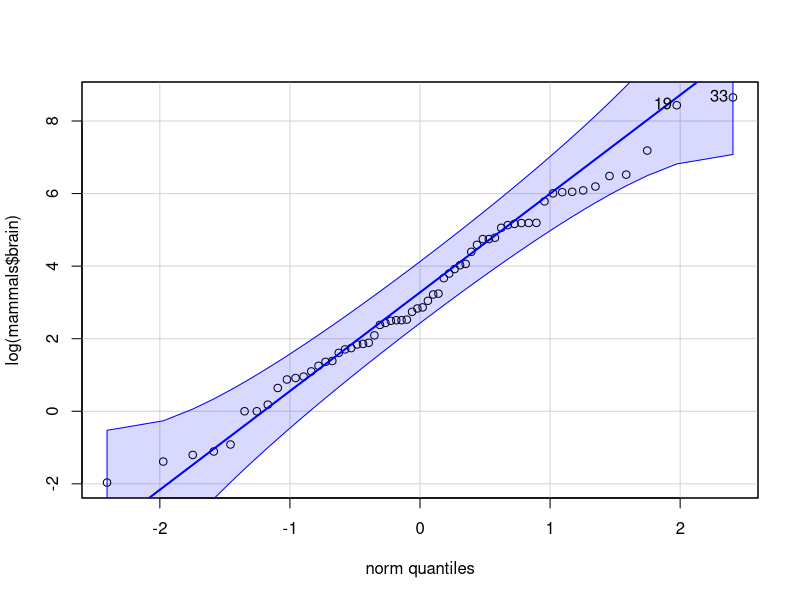
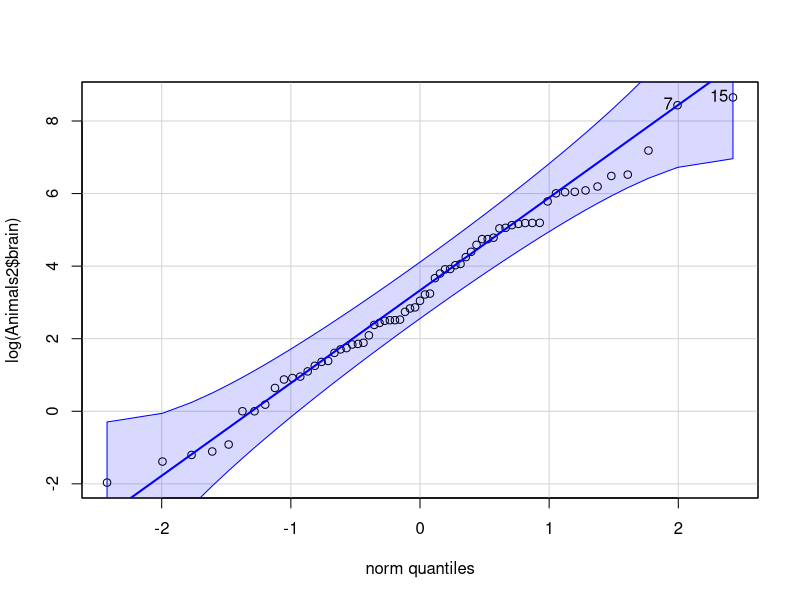
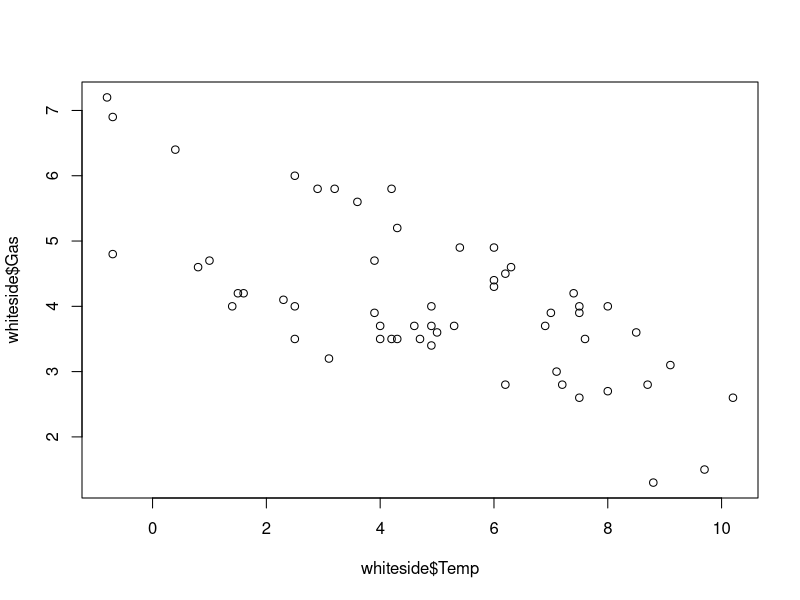
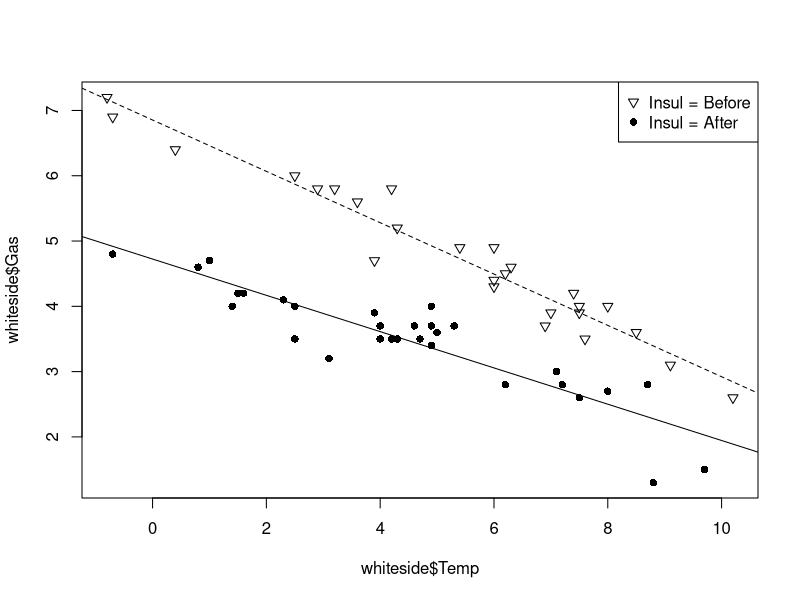

Write R code to recreate these figures, in order.
## ---- chunk 1
knitr::opts_chunk$set(echo = TRUE)
## ---- chunk 2
#a
library(MASS)
library(robustbase)
datos<-MASS::mammals
datos_2<-Animals2


#b
dim(datos)
head(datos)
tail(datos)
str(datos)
dim(datos_2)
head(datos_2)
tail(datos_2)
str(datos_2)
#c
rownames(datos)
colnames(datos)
rownames(datos_2)
colnames(datos_2)
#d
commonAmbos<-intersect(rownames(datos),rownames(datos_2))
#e
no<-setdiff(rownames(datos),rownames(datos_2))
no #4 animales
no_2<-setdiff(rownames(datos_2),rownames(datos))
no_2 #7 animales
#Son mamíferos
## ---- chunk 3
library(MASS)
library(car)
library(robustbase)
car::qqPlot(log(mammals$brain))
qqPlot(log(Animals2$brain))
#Si que presentan una disposición Gaussiana, ya que son simétricos
## ---- chunk 4

## ---- chunk 5

## ---- chunk 6

## ---- chunk 7

## ---- chunk 8
#Diagrama de dispersión global.
plot(whiteside$Temp, whiteside$Gas)
#Diagrama de dispersión etiquetando según un factor.
plot(whiteside$Temp, whiteside$Gas, pch=c(6,16)[whiteside$Insul])
legend(x="topright",legend=c("Insul = Before","Insul = After"), pch=c(6,16))
# Planteamos 2 modelos lineales, uno para los datos de cada factor
Model1 <- lm(Gas ~ Temp, data = whiteside, subset = which(Insul == "Before"))
Model2 <- lm(Gas ~ Temp, data = whiteside, subset = which(Insul == "After"))
# Representamos las rectas correspondientes a cada modelo lineal
abline(Model1, lty=2)
abline(Model2)
